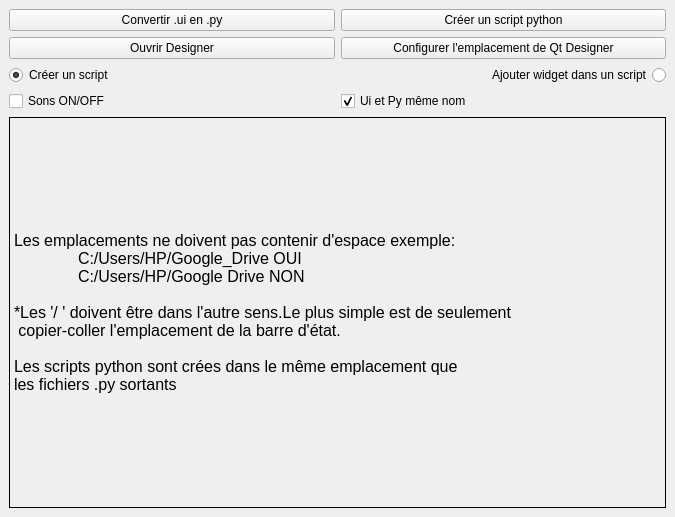
<?xml version="1.0" encoding="UTF-8"?>
<ui version="4.0">
 <class>MainWindow</class>
 <widget class="QMainWindow" name="MainWindow">
  <property name="geometry">
   <rect>
    <x>0</x>
    <y>0</y>
    <width>675</width>
    <height>517</height>
   </rect>
  </property>
  <property name="windowTitle">
   <string>Ui to Py</string>
  </property>
  <widget class="QWidget" name="centralwidget">
   <layout class="QGridLayout" name="gridLayout">
    <item row="6" column="0" colspan="2">
     <layout class="QHBoxLayout" name="horizontalLayout_4">
      <property name="sizeConstraint">
       <enum>QLayout::SetNoConstraint</enum>
      </property>
      <item>
       <widget class="QLabel" name="LblInfo">
        <property name="font">
         <font>
          <pointsize>12</pointsize>
         </font>
        </property>
        <property name="frameShape">
         <enum>QFrame::Panel</enum>
        </property>
        <property name="frameShadow">
         <enum>QFrame::Plain</enum>
        </property>
        <property name="text">
         <string>Les emplacements ne doivent pas contenir d'espace exemple:
	C:/Users/HP/Google_Drive OUI
	C:/Users/HP/Google Drive NON

*Les '/ ' doivent être dans l'autre sens.Le plus simple est de seulement
 copier-coller l'emplacement de la barre d'état.

Les scripts python sont crées dans le même emplacement que 
les fichiers .py sortants</string>
        </property>
       </widget>
      </item>
     </layout>
    </item>
    <item row="3" column="1">
     <widget class="QRadioButton" name="RbAjout">
      <property name="layoutDirection">
       <enum>Qt::RightToLeft</enum>
      </property>
      <property name="text">
       <string>Ajouter widget dans un script</string>
      </property>
     </widget>
    </item>
    <item row="3" column="0">
     <widget class="QRadioButton" name="RbCreer">
      <property name="text">
       <string>Créer un script</string>
      </property>
      <property name="checked">
       <bool>true</bool>
      </property>
     </widget>
    </item>
    <item row="1" column="0" colspan="2">
     <layout class="QHBoxLayout" name="horizontalLayout">
      <property name="sizeConstraint">
       <enum>QLayout::SetMinimumSize</enum>
      </property>
      <item>
       <widget class="QPushButton" name="BtnGo">
        <property name="text">
         <string>Convertir .ui en .py</string>
        </property>
        <property name="autoDefault">
         <bool>false</bool>
        </property>
       </widget>
      </item>
      <item>
       <widget class="QPushButton" name="BtnCode">
        <property name="enabled">
         <bool>true</bool>
        </property>
        <property name="text">
         <string>Créer un script python</string>
        </property>
        <property name="autoDefault">
         <bool>true</bool>
        </property>
       </widget>
      </item>
     </layout>
    </item>
    <item row="5" column="0" colspan="2">
     <layout class="QHBoxLayout" name="horizontalLayout_2">
      <item>
       <widget class="QCheckBox" name="ChkSons">
        <property name="text">
         <string>Sons ON/OFF</string>
        </property>
       </widget>
      </item>
      <item>
       <widget class="QCheckBox" name="ChkSame">
        <property name="enabled">
         <bool>true</bool>
        </property>
        <property name="text">
         <string>Ui et Py même nom</string>
        </property>
        <property name="checked">
         <bool>true</bool>
        </property>
       </widget>
      </item>
     </layout>
    </item>
    <item row="2" column="0" colspan="2">
     <layout class="QHBoxLayout" name="horizontalLayout_3">
      <item>
       <widget class="QPushButton" name="BtnQt">
        <property name="text">
         <string>Ouvrir Designer</string>
        </property>
       </widget>
      </item>
      <item>
       <widget class="QPushButton" name="BtnPathQt">
        <property name="text">
         <string>Configurer l'emplacement de Qt Designer</string>
        </property>
       </widget>
      </item>
     </layout>
    </item>
   </layout>
  </widget>
 </widget>
 <resources/>
 <connections/>
</ui>
